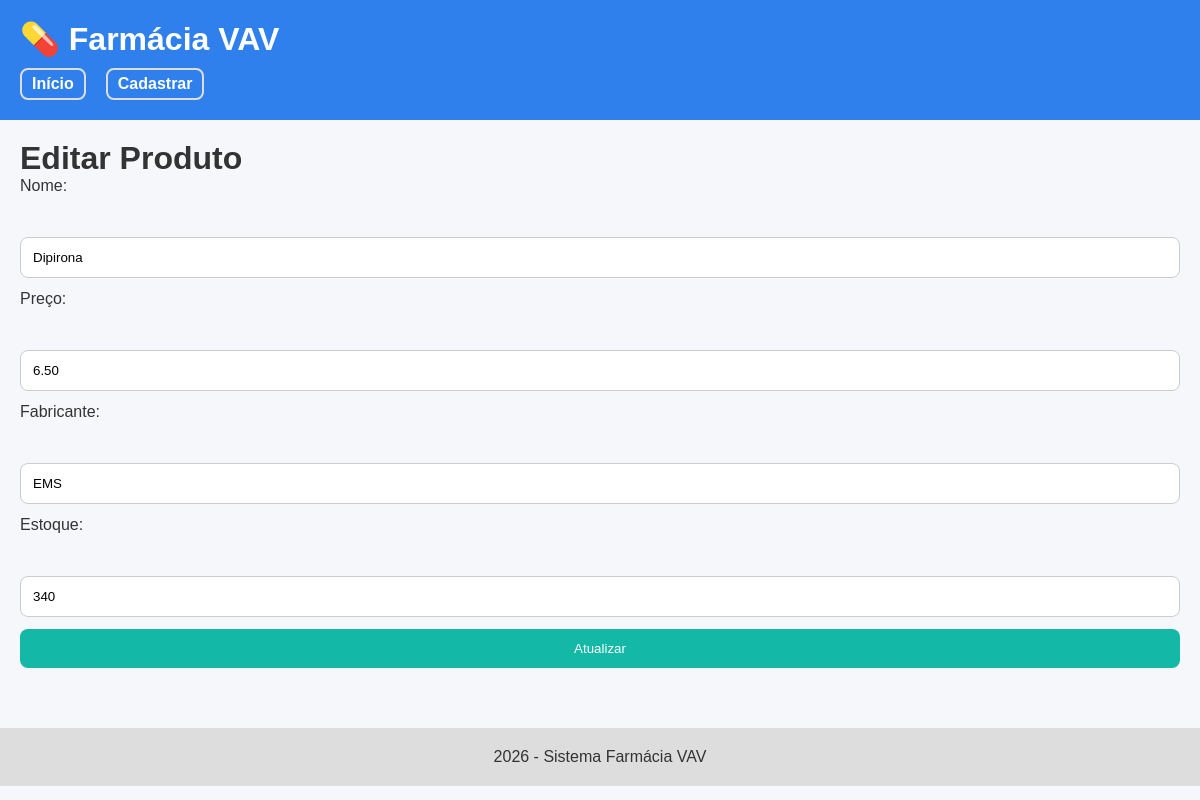
The page /editar.php?id=4 on the database its author committed.
### tables this page shows
CREATE TABLE `produtos` (
  `id` int(11) NOT NULL,
  `nome` varchar(50) NOT NULL,
  `fabricante` varchar(50) NOT NULL,
  `preco` decimal(10,2) NOT NULL,
  `estoque` int(11) NOT NULL
);

### editar.php (the view, shortened to what this page needs)
<?php
require_once './config/conexao.php';
$id = $_GET['id'];
$sql = "SELECT * FROM produtos WHERE id = :id";
$stmt = $pdo->prepare($sql);
$stmt->bindParam(':id', $id);
$stmt->execute();
$produto = $stmt->fetch(PDO::FETCH_ASSOC);
require_once './includes/header.php';
?>
    <h1>Editar Produto</h1>
    <form method="POST" class="form-produto">
        <label>Nome:</label><br>
        <input type="text" name="nome"
               value="<?= htmlspecialchars($produto['nome']); ?>" required>
        <label>Preço:</label><br>
        <input type="number" step="0.01" name="preco"
               value="<?= htmlspecialchars($produto['preco']); ?>" required>
        <label>Fabricante:</label><br>
        <input type="text" name="fabricante"
               value="<?= htmlspecialchars($produto['fabricante']); ?>" required>
        <label>Estoque:</label><br>
        <input type="number" step="1" name="estoque"
               value="<?= htmlspecialchars($produto['estoque']); ?>" required>
        <button type="submit">Atualizar</button>
    </form>
<?php
require_once './includes/footer.php';
?>

### css/style.css (style rules this page uses)
* { margin: 0; padding: 0; box-sizing: border-box; }
body { font-family: Arial, sans-serif; background-color: #f5f7fa; color: #333; }
form { display: flex; flex-direction: column; gap: 12px; }
input, textarea, button { padding: 12px; border-radius: 8px; border: 1px solid #ccc; }
button { background-color: #14b8a6; color: white; border: none; cursor: pointer; }

### rows shown on the page
produtos: nome "Dipirona", preco "6.50", fabricante "EMS", estoque "340"
